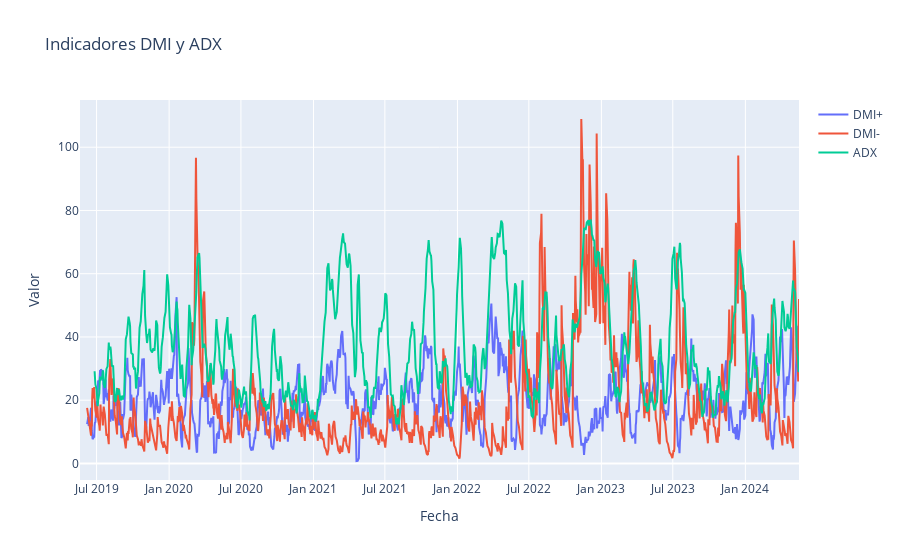
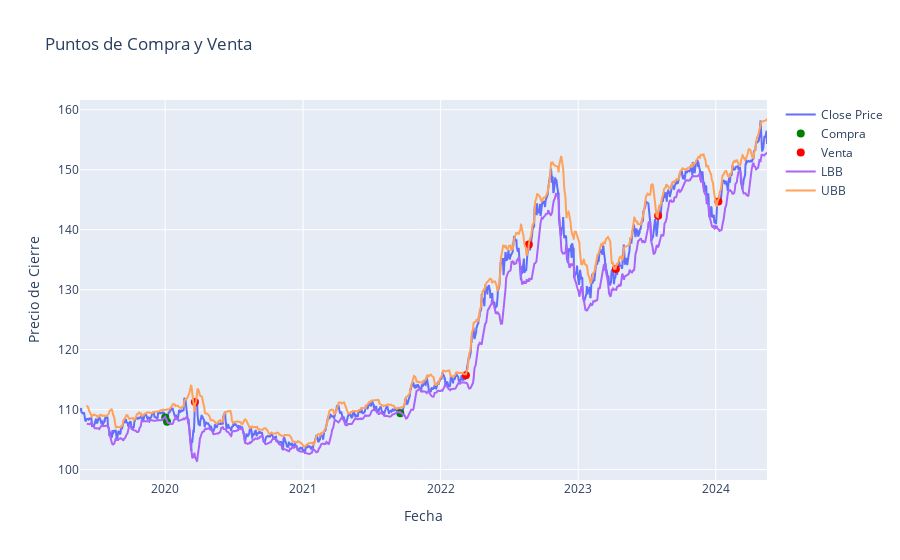

The code cell stored with these charts, in order, in its notebook:
### Markdown cell above
#### 5. Plots

### Code cell
def plot_interactive_chart(data):
    # Creamos la figura
    fig = go.Figure()

    # Añadimos la serie de precios de cierre
    fig.add_trace(go.Scatter(x=data.index, y=data['Close'], mode='lines', name='Close Price'))

    # Añadimos los puntos de compra y venta
    buy_points = data[data['Long_Position'] == 1]
    sell_points = data[data['Short_Position'] == 1]

    fig.add_trace(go.Scatter(x=buy_points.index, y=buy_points['Close'], mode='markers', name='Compra', marker=dict(color='green', size=8)))
    fig.add_trace(go.Scatter(x=sell_points.index, y=sell_points['Close'], mode='markers', name='Venta', marker=dict(color='red', size=8)))
    fig.add_trace(go.Scatter(x=data.index, y=data['LowerBand'], mode='lines', name='LBB'))
    fig.add_trace(go.Scatter(x=data.index, y=data['UpperBand'], mode='lines', name='UBB'))
    
    # Configuramos el diseño de la figura
    fig.update_layout(title='Puntos de Compra y Venta',
                      xaxis_title='Fecha',
                      yaxis_title='Precio de Cierre',
                      hovermode='x',
                      showlegend=True)

    # Mostramos la figura
    fig.show()
def plot_indicators(data):
    # Creamos la figura
    fig = go.Figure()

    
    

    # Añadimos los indicadores DMI y ADX
    fig.add_trace(go.Scatter(x=data.index, y=data['DMI+'], mode='lines', name='DMI+'))
    fig.add_trace(go.Scatter(x=data.index, y=data['DMI-'], mode='lines', name='DMI-'))
    fig.add_trace(go.Scatter(x=data.index, y=data['ADX'], mode='lines', name='ADX'))

    # Configuramos el diseño de la figura
    fig.update_layout(title='Indicadores DMI y ADX',
                      xaxis_title='Fecha',
                      yaxis_title='Valor',
                      hovermode='x',
                      showlegend=True)

    # Mostramos la figura
    fig.show()

# Llamamos a la función para generar la gráfica de indicadores
plot_indicators(datos_1d)
# Llamamos a la función para generar la gráfica interactiva
plot_interactive_chart(datos_1d)

### Figure 1 — Plotly figure (JSON) as saved in the notebook; plotly's stock layout.template omitted (floating-point values rounded to 4 significant figures; data arrays with more than 128 entries replaced by an {"elided": "..."} marker saying what was removed)
{"data": [{"mode": "lines", "name": "DMI+", "type": "scatter", "x": {"elided": "1303 str values"}, "y": {"elided": "1303 float values"}}, {"mode": "lines", "name": "DMI-", "type": "scatter", "x": {"elided": "1303 str values"}, "y": {"elided": "1303 float values"}}, {"mode": "lines", "name": "ADX", "type": "scatter", "x": {"elided": "1303 str values"}, "y": {"elided": "1303 float values"}}], "layout": {"autosize": true, "hovermode": "x", "showlegend": true, "title": {"text": "Indicadores DMI y ADX"}, "xaxis": {"autorange": true, "range": ["2019-05-20", "2024-05-16"], "title": {"text": "Fecha"}, "type": "date"}, "yaxis": {"autorange": true, "range": [-5.237, 114.9], "title": {"text": "Valor"}, "type": "linear"}}}

### Figure 2 — Plotly figure (JSON) as saved in the notebook; plotly's stock layout.template omitted (floating-point values rounded to 4 significant figures; data arrays with more than 128 entries replaced by an {"elided": "..."} marker saying what was removed)
{"data": [{"mode": "lines", "name": "Close Price", "type": "scatter", "x": {"elided": "1303 str values"}, "y": {"elided": "1303 float values"}}, {"marker": {"color": "green", "size": 8}, "mode": "markers", "name": "Compra", "type": "scatter", "x": ["2020-01-01T00:00:00", "2020-01-06T00:00:00", "2021-09-16T00:00:00"], "y": [108.7, 108.0, 109.4]}, {"marker": {"color": "red", "size": 8}, "mode": "markers", "name": "Venta", "type": "scatter", "x": ["2020-03-20T00:00:00", "2022-03-09T00:00:00", "2022-08-23T00:00:00", "2023-04-11T00:00:00", "2023-08-01T00:00:00", "2024-01-08T00:00:00"], "y": [111.3, 115.7, 137.5, 133.5, 142.3, 144.7]}, {"mode": "lines", "name": "LBB", "type": "scatter", "x": {"elided": "1303 str values"}, "y": {"elided": "1303 float values"}}, {"mode": "lines", "name": "UBB", "type": "scatter", "x": {"elided": "1303 str values"}, "y": {"elided": "1303 float values"}}], "layout": {"autosize": true, "hovermode": "x", "showlegend": true, "title": {"text": "Puntos de Compra y Venta"}, "xaxis": {"autorange": true, "range": ["2019-05-20", "2024-05-16"], "showspikes": false, "title": {"text": "Fecha"}, "type": "date"}, "yaxis": {"autorange": true, "range": [98.27, 161.6], "showspikes": false, "title": {"text": "Precio de Cierre"}, "type": "linear"}}}
